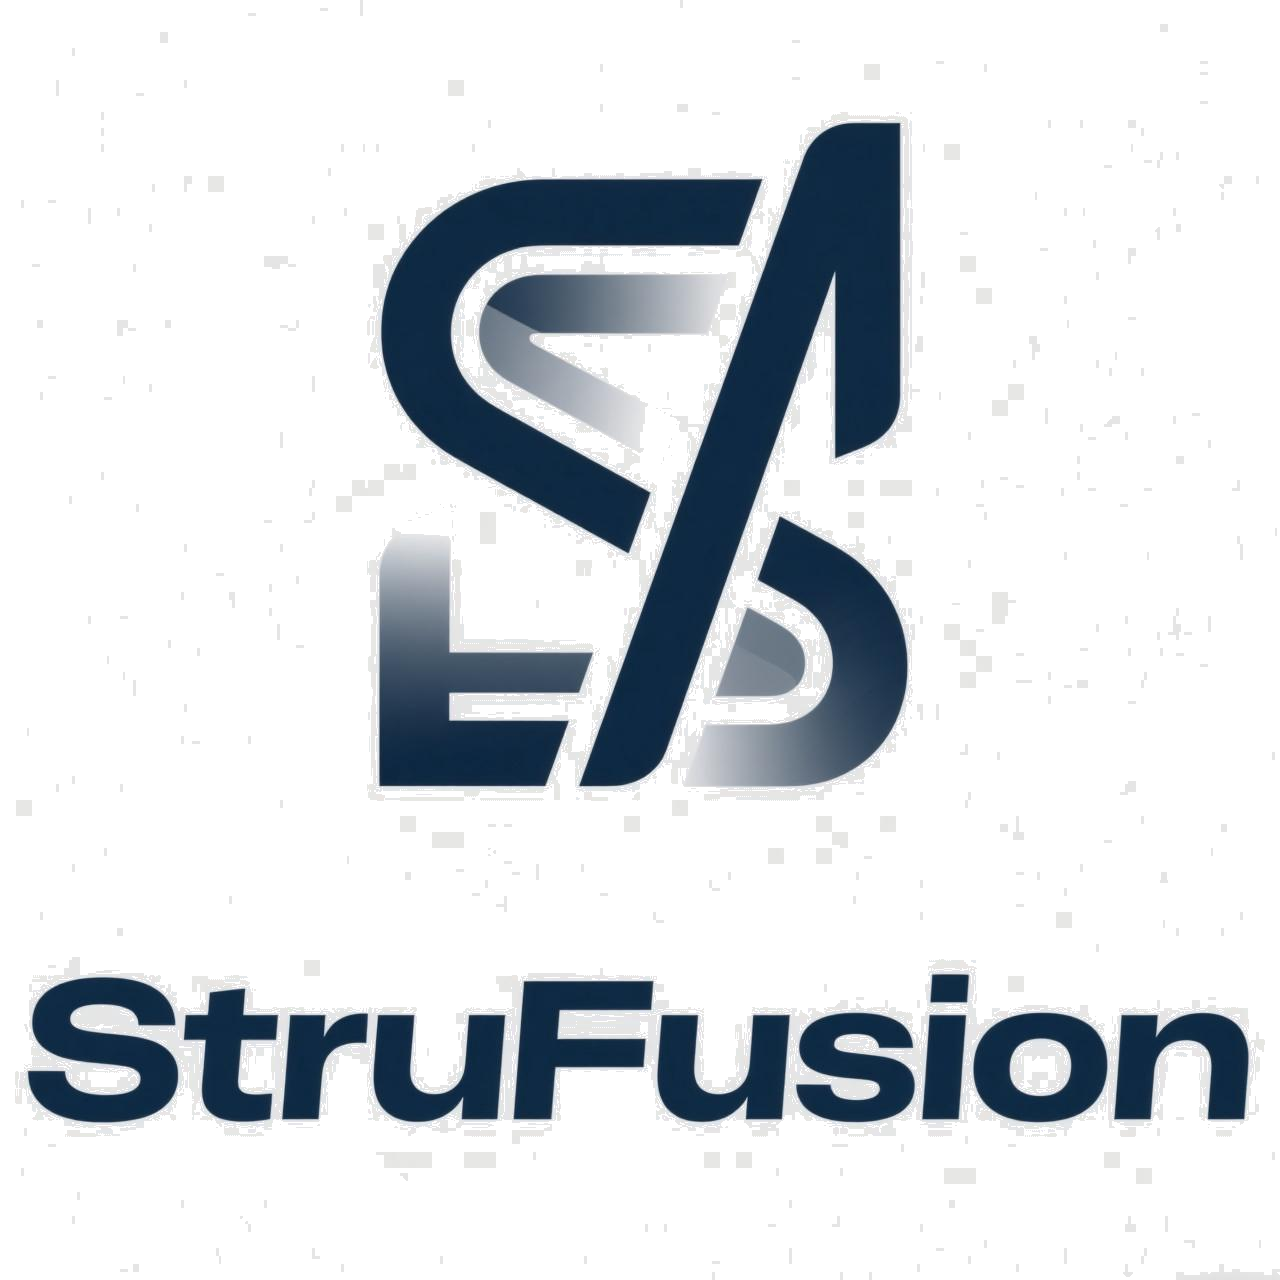

Reproduce this figure in Python.
from PIL import Image


def similar(c1, c2, tolerance=10):
    return all(abs(a - b) <= tolerance for a, b in zip(c1, c2))


def make_background_transparent(
    image_path, output_path, bg_color=(240, 240, 240), tolerance=10
):
    img = Image.open(image_path).convert("RGBA")
    datas = img.getdata()

    new_data = []
    for item in datas:
        if similar(item[:3], bg_color, tolerance):
            new_data.append((255, 255, 255, 0))  # 透明
        else:
            new_data.append(item)

    img.putdata(new_data)
    img.save(output_path, "PNG")


# 使用方法
make_background_transparent("cropped.png", "transparent.png")
